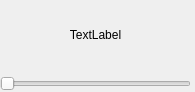
<?xml version="1.0" encoding="UTF-8"?>
<ui version="4.0">
 <class>Form</class>
 <widget class="QWidget" name="Form">
  <property name="geometry">
   <rect>
    <x>0</x>
    <y>0</y>
    <width>195</width>
    <height>92</height>
   </rect>
  </property>
  <property name="windowTitle">
   <string>Form</string>
  </property>
  <widget class="QWidget" name="verticalLayoutWidget">
   <property name="geometry">
    <rect>
     <x>0</x>
     <y>0</y>
     <width>191</width>
     <height>91</height>
    </rect>
   </property>
   <layout class="QVBoxLayout" name="FunctionTileLayout">
    <item>
     <widget class="QLabel" name="FunctionNameLabel">
      <property name="text">
       <string>TextLabel</string>
      </property>
      <property name="alignment">
       <set>Qt::AlignmentFlag::AlignCenter</set>
      </property>
     </widget>
    </item>
    <item>
     <widget class="QSlider" name="FunctionSlider">
      <property name="orientation">
       <enum>Qt::Orientation::Horizontal</enum>
      </property>
     </widget>
    </item>
   </layout>
  </widget>
 </widget>
 <resources/>
 <connections/>
</ui>
